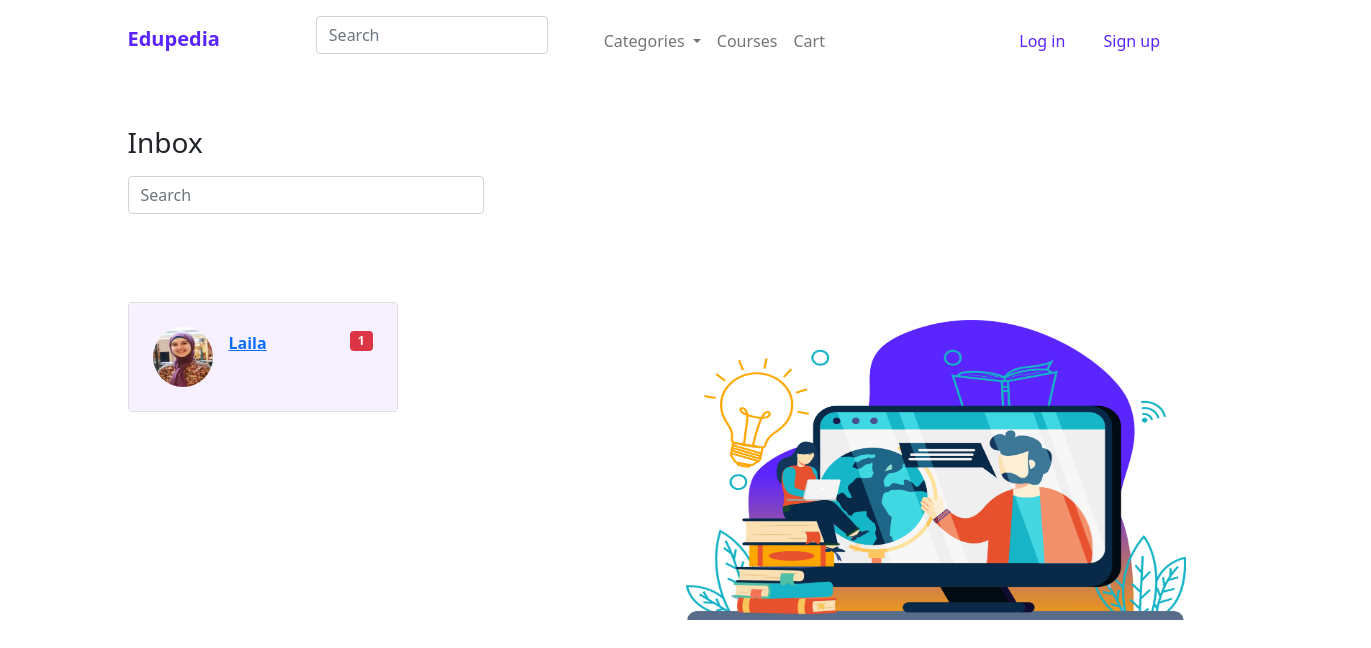
The app's page /server/messages.php?id=14 with its own data.
### tables this page shows
CREATE TABLE `message` (
  `id` int(11) NOT NULL,
  `sent_by` int(11) NOT NULL,
  `received_by` int(11) NOT NULL,
  `message` varchar(255) NOT NULL,
  `createdAt` varchar(255) NOT NULL,
  `seen` int(11) DEFAULT NULL
);

CREATE TABLE `user` (
  `id` int(11) NOT NULL,
  `type` int(11) NOT NULL,
  `fname` varchar(50) NOT NULL,
  `email` varchar(62) NOT NULL,
  `password` varchar(255) NOT NULL,
  `security_ans` varchar(255) NOT NULL,
  `picture` varchar(255) DEFAULT NULL,
  `tutor_status` int(11) DEFAULT NULL,
  `admin_rank` int(11) DEFAULT NULL,
  `tutor_cv` varchar(255) DEFAULT NULL,
  `status` text DEFAULT NULL
);

### server/functions.php (called while the page is built, shortened)
<?php
function select($sql)
{
    include 'database.php';
    $result = $conn->query($sql);
    return $result->fetch_assoc();
}
?>

### server/messages.php (the view, shortened to what this page needs)
<html>
<head>
    <link rel="stylesheet" type="text/css" href="styles/styles.css">
    <link href="https://cdn.jsdelivr.net/npm/bootstrap@5.1.3/dist/css/bootstrap.min.css" rel="stylesheet">
    <link href='https://stackpath.bootstrapcdn.com/bootstrap/5.0.0-alpha1/css/bootstrap.min.css' rel='stylesheet'>
    <link href='https://cdnjs.cloudflare.com/ajax/libs/font-awesome/4.0.3/css/font-awesome.css' rel='stylesheet'>
    <link rel="stylesheet" href="https://cdn.jsdelivr.net/npm/bootstrap-icons@1.5.0/font/bootstrap-icons.css">
</head>
<html>
<?php
include 'functions.php';
include 'nav.php';
include 'database.php';
if (isset($_GET['id'])) {
    $user = $_GET['id'];
} else {
    $user = $_SESSION['id'];
}
$sql = "SELECT * FROM message WHERE sent_by='" . $user  . "'or received_by='" . $user  . "'";
$result = $conn->query($sql);
$inbox = array();
?>
<body>
    <div class="container py-5">
        <div class="row">
            <div class="col-md-6 col-lg-5 col-xl-4 mb-4 mb-md-0">
                <h3 class="font-weight-bold mb-3 text-left text-lg-start" id="inbox">Inbox</h3>
                <form class="w-auto">
                    <input type="text" class="form-control" name="search_text1" placeholder="Search" id="search_text1" aria-label="Search" />
                </form>
                <br>
                <br>
                <br>
                <?php
                while ($row = $result->fetch_assoc()) {
                    if ($row['sent_by'] == $user) {
                        $sql1 = "SELECT * FROM user WHERE id='" . $row['received_by'] . "'";
                        $result1 = select($sql1);
                        if (!in_array($row['received_by'], $inbox)) {
                            array_push($inbox, $row['received_by']);
                        } else {
                            continue;
                        }
                ?>
                    <?php
                    }
                    ?>
                    <div class="card">
                        <div class="card-body" style="background-color:#F7F1FF;">
                            <?php
                            if ($user == $_SESSION['id']) {
                            ?>
                                <ul class="list-unstyled mb-0">
                                    <li class="p-2 ">
                                        <a href="#!" class="d-flex justify-content-between">
                                            <div class="d-flex flex-row">
                                                <img src=<?php echo $result1['picture'] ?> alt="avatar" class="rounded-circle d-flex align-self-center me-3 shadow-1-strong" width="60" height="60">
                                                <div class="pt-1">
                                                    <p class="fw-bold mb-0" onclick="location.href='message.php?receiver=<?php echo $result1['id']; ?>'"><?php echo $result1['fname'] ?></p>
                                                </div>
                                            </div>
                                            <div class="pt-1">
                                                <span class="badge bg-danger float-end">1</span>
                                            </div>
                                        </a>
                                    </li>
                                </ul>
                            <?php
                            } else {
                            ?>
                                <ul class="list-unstyled mb-0">
                                    <li class="p-2 ">
                                        <a href="commenting.php?receiver=<?php echo $result1['id']; ?>&user=<?php echo $user; ?>" class="d-flex justify-content-between">
                                            <div class="d-flex flex-row">
                                                <img src=<?php echo $result1['picture'] ?> alt="avatar" class="rounded-circle d-flex align-self-center me-3 shadow-1-strong" width="60" height="60">
                                                <div class="pt-1">
                                                    <p class="fw-bold mb-0"><?php echo $result1['fname'] ?></p>
                                                </div>
                                            </div>
                                            <div class="pt-1">
                                                <span class="badge bg-danger float-end">1</span>
                                            </div>
                                        </a>
                                    </li>
                                </ul>
                            <?php
                            }
                            ?>
                        </div>
                    </div>
                    <br>
                <?php
                }
                ?>
            </div>
        </div>
    </div>
    <div class="col-md-6">
        <img id="illustration" src="../server/images/backgroundtutor.png" class="img-fluid" style="width: 500px;position:absolute;left:50%;top:40%" alt="Responsive image">
    </div>
</html>

### server/styles/styles.css (style rules this page uses)
:root { --primary: #5B25FF; --dark: rgb(17, 16, 16); --body: #363EE0; --dark2: #1c1d1f; --box-shadow: 2px 3px 5px grey; --active:#FFA700; --font:"Open Sans", sans-serif; }
#illustration { height: 300px; width: 800px; }
.card { width:270px; }
body { font-family: 'Lato', sans-serif; }
body { font-family: Arial, sans-serif; }

### records on screen
message: received_by.picture (picture), received_by.fname "Laila"
